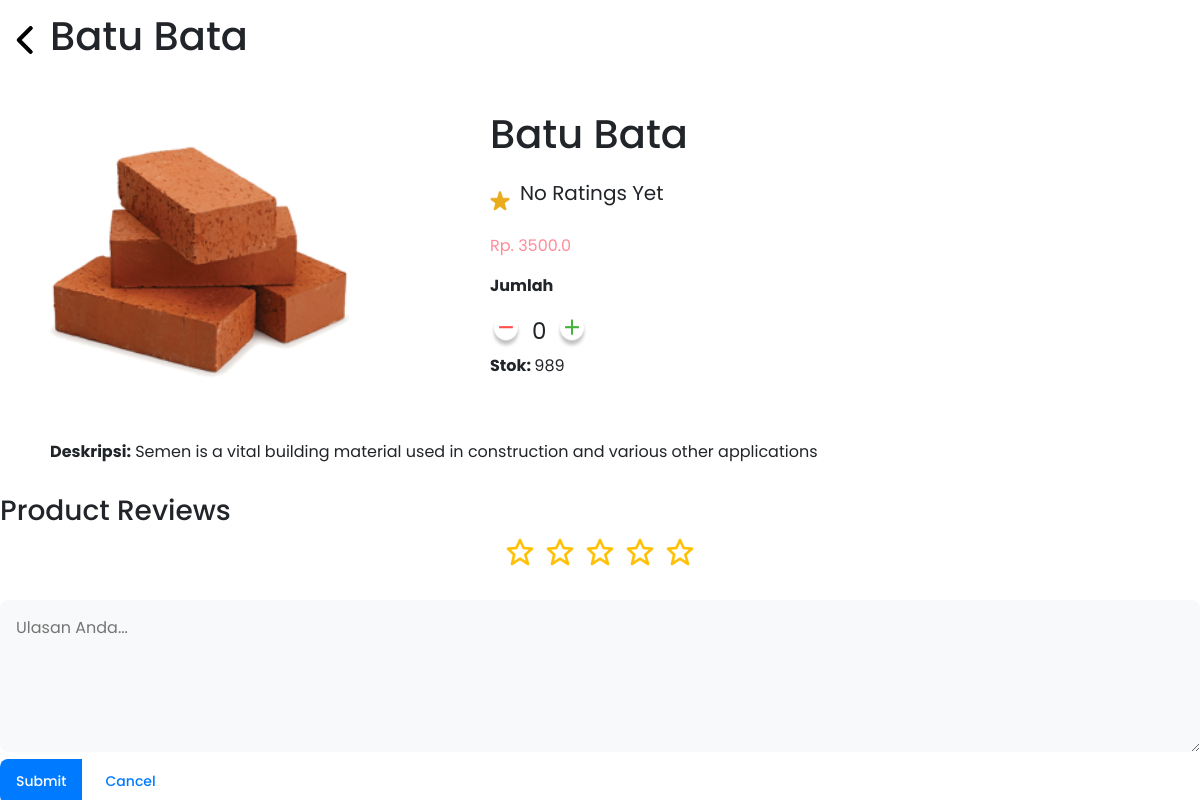
/detail_product/2, run on an earlier commit of the app's database.
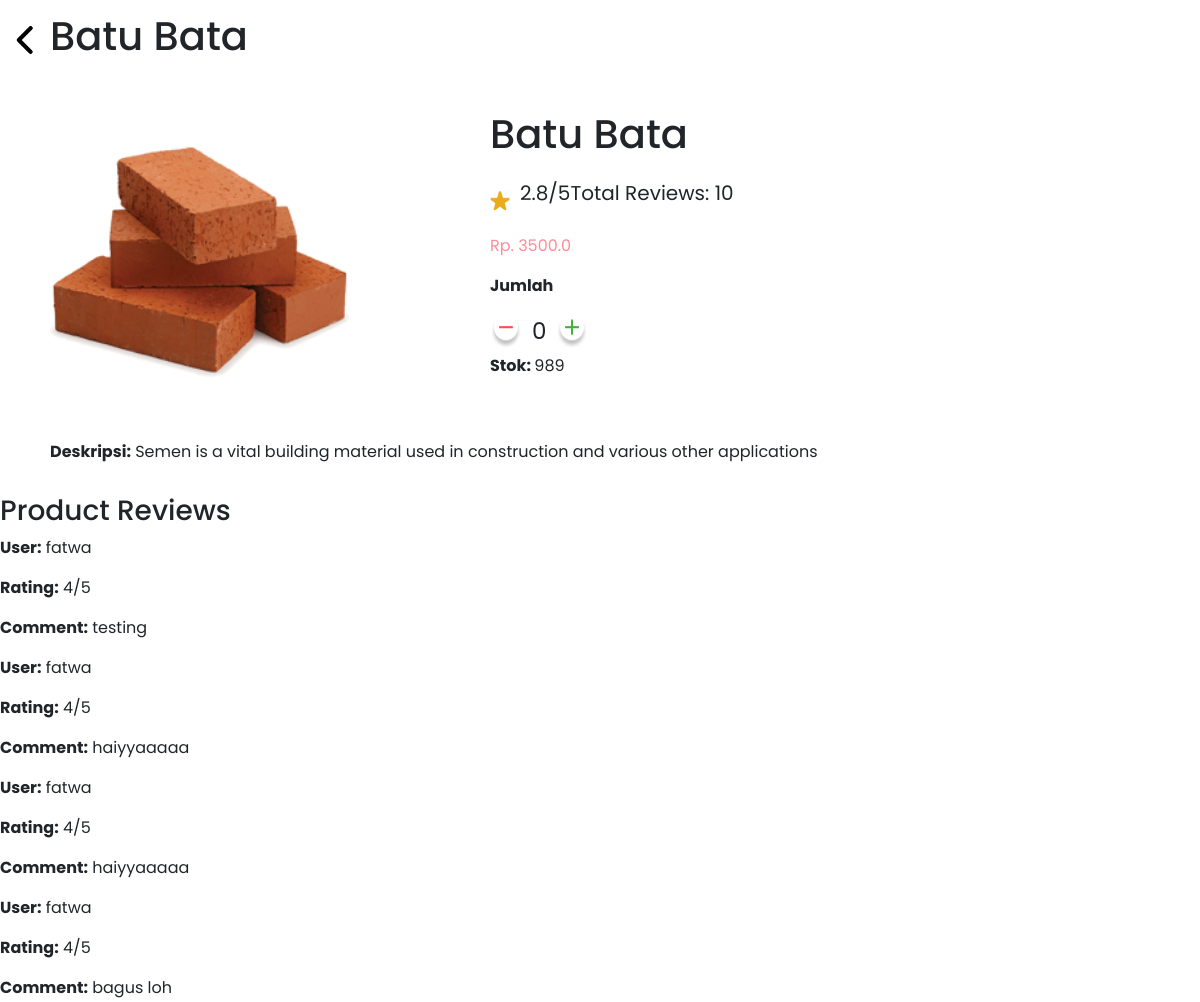
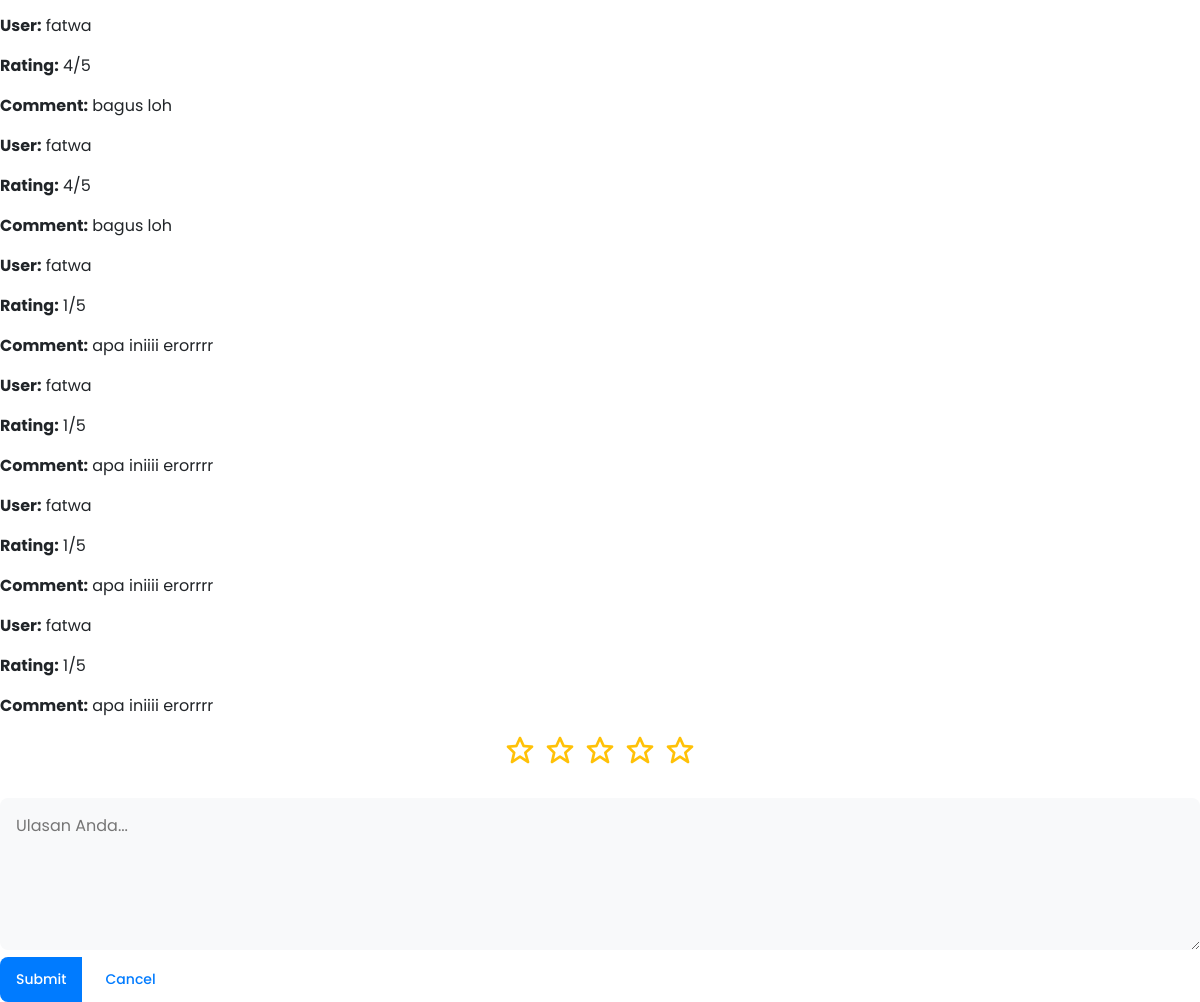
And on a later commit of the database (2 pictures, top to bottom).
### models/product.py (models this page shows)
class Product(db.Model):
    __tablename__ = 'product'
    id_product = db.Column(db.Integer, primary_key=True)
    name = db.Column(db.String(100))
    desc = db.Column(db.String(100))
    category = db.Column(db.String(100))
    quantityInStock = db.Column(db.Integer)
    price = db.Column(db.Float)
    picture = db.Column(db.String(100))

### models/reviews.py (models this page shows)
class reviews(db.Model):
    id_reviews = db.Column(db.Integer, primary_key=True)
    id_user = db.Column(db.Integer, db.ForeignKey('user.id_user'), nullable=True)
    id_product = db.Column(db.Integer, db.ForeignKey('product.id_product'), nullable=True)
    comment = db.Column(db.String(250), nullable=True, unique=False)
    rating = db.Column(db.Integer, nullable=True, unique=False)
    user = relationship("User", backref="reviews")
    product = relationship("Product", backref="reviews")

### models/user.py (models this page shows, shortened)
class User(db.Model, UserMixin):
    id_user = db.Column(db.Integer, primary_key=True)
    username = db.Column(db.String(20), nullable=False, unique=True)
    email = db.Column(db.String(120), nullable=False, unique=True)
    password = db.Column(db.String(80), nullable=False)
    fullname = db.Column(db.String(60), nullable=True, unique=False)
    gender = db.Column(db.CHAR(1), nullable=True, unique=False)
    telephone = db.Column(db.Integer, nullable=True, unique=False)
    address = db.Column(db.String(60), nullable=True, unique=False)

### app.py (the view, shortened to what this page needs)
@app.route('/detail_product/<int:id_product>', methods=["GET", "POST"])
def detail_product(id_product):
    product = get_product(id_product)
    print("Product Reviews:", product.reviews)
    product_reviews = reviews.query.filter_by(id_product=id_product).all()
    average_rating = 0.0
    if product_reviews:
        total_ratings = sum(review.rating for review in product_reviews)
        average_rating = total_ratings / len(product_reviews)
    return render_template('detail_product.html', product=product, reviews=product_reviews, user=current_user,average_rating=average_rating)

### app.py (called while the page is built)
def get_product(id_product):
    return Product.query.get(id_product)

### templates/detail_product.html (shortened to what this page needs)
<!DOCTYPE html>
<html lang="en">
<head>
    <link rel="stylesheet" type="text/css" href="{{ url_for('static', filename='css/detail.css') }}">
    <link rel="stylesheet" type="text/css" href="detail.css">
    <link rel="stylesheet" href="https://stackpath.bootstrapcdn.com/bootstrap/4.5.2/css/bootstrap.min.css"
>
    <link rel="stylesheet" href="https://cdn.jsdelivr.net/npm/bootstrap-star-rating@4.0.6/css/star-rating.min.css">
    <link href='https://unpkg.com/boxicons@2.1.1/css/boxicons.min.css' rel='stylesheet'>
</head>
<body>
    <div class="nav-back">
        <img src="{{ url_for('static', filename='asset/back-to-product.png') }}" alt="">
        <h1>{{ product.name }}</h1>
    </div>
    <div class="detail">
        <div class="detail-product-1">
            <img src="{{ url_for('static', filename='unggah/' + product.picture) }}" alt="{{ product.name }}">
        </div>
        <div class="detail-product-2">
            <h1>{{ product.name }}</h1>
            <div class="rating-1">
                <img src="{{ url_for('static', filename='asset/staaaar.png') }}" alt="">
                {% if reviews %}
                <p class="rating_avg">{{ "{:.1f}".format(average_rating) }}/5</p>
                <p>Total Reviews: {{ reviews|length }}</p>
            {% else %}
                <p class="rating_avg">No Ratings Yet</p>
            {% endif %}
            </div>
            <p class="price">Rp. {{ product.price }}</p>
            <p class="jmlh"><strong>Jumlah</strong></p>
            <div class="quantity">
                <img src="{{ url_for('static', filename='asset/miness.png') }}" alt="">
                <p>0</p>
                <img src="{{ url_for('static', filename='asset/btn-adda.png') }}" alt="">
            </div>
            <p class="stock"><strong>Stok: </strong> {{ product.quantityInStock }}</p>
        </div>
    </div>
    <div class="deskripsi">
        <p><strong>Deskripsi:</strong> {{ product.desc }}</p>
    </div>
    <div class="reviews">
        <h3>Product Reviews</h3>
        {% for review in reviews %}
        <div class="review" style="background-color: white;">
            <p><strong>User:</strong> {{ review.user.username }}</p>
            <p><strong>Rating:</strong> {{ review.rating }}/5</p>
            <p><strong>Comment:</strong> {{ review.comment }}</p>
        </div>
    {% endfor %}
        <form method="post">
            <div class="rating">
                {% for i in range(5) %}
                    <i class='bx bx-star star' style="--i: {{ i }};"></i>
                {% endfor %}
            </div>
            <textarea name="comment" cols="30" rows="5" placeholder="Ulasan Anda..."></textarea>
            <div class="btn-group">
                <button type="submit" class="btn submit">Submit</button>
                <button class="btn cancel">Cancel</button>
            </div>
        </form>
    </div>
</body>
</html>

### static/css/detail.css (style rules this page uses)
* { font-family: 'Poppins', sans-serif; padding: 0; margin: 0; }
body { background-color: #D4D8F0; }
.nav-back { background-color: white; display: flex; width: 100%; height: 80px; align-items: center; }
.nav-back img { width: 50px; height: 50px; }
.detail { display: flex; margin: 30px 50px; }
.detail .detail-product-1 img { width: 300px; height: 300px; }
.detail .detail-product-1 { display: flex; width: 40%; flex-direction: row; }
.rating-1 { margin-top: 20px; display: flex; align-items: center; font-size: 20px; }
.rating-1 img { width: 20px; height: 20px; margin-right: 10px; align-items: center; }
p.price { margin-top: 10px; color: #FF8C98; }
p.jmlh { margin-top: 10px; }
p.stock { margin-top: 5px; }
.quantity { margin-top: 10px; display: flex; font-size: 23px; }
.quantity p { margin: 0px 10px; }
.deskripsi { margin: 30px 50px; background-color: white; }
:root { --yellow: #FFBD13; --blue: #4383FF; --blue-d-1: #3278FF; --light: #F5F5F5; --grey: #AAA; --white: #FFF; --shadow: 8px 8px 30px rgba(0,0,0,.05); }
.rating { display: flex; justify-content: center; align-items: center; grid-gap: .5rem; font-size: 2rem; color: var(--yellow); margin-bottom: 2rem; }
.rating .star { cursor: pointer; }
textarea { width: 100%; background: var(--light); padding: 1rem; border-radius: .5rem; border: none; outline: none; resize: none; margin-bottom: .5rem; }
.btn-group { display: flex; grid-gap: .5rem; align-items: center; }
.btn-group .btn { padding: .75rem 1rem; border-radius: .5rem; border: none; outline: none; cursor: pointer; font-size: .875rem; font-weight: 500; }
.btn-group .btn.submit { background: var(--blue); color: var(--white); }
.btn-group .btn.cancel { background: var(--white); color: var(--blue); }

What changed in the data, as far as the page shows it:
added reviews: user.username "fatwa", rating "4", comment "testing"
added reviews: user.username "fatwa", rating "4", comment "haiyyaaaaa"
added reviews: user.username "fatwa", rating "4", comment "haiyyaaaaa"
added reviews: user.username "fatwa", rating "4", comment "bagus loh"
added reviews: user.username "fatwa", rating "4", comment "bagus loh"
added reviews: user.username "fatwa", rating "4", comment "bagus loh"
added reviews: user.username "fatwa", rating "1", comment "apa iniiii erorrrr"
added reviews: user.username "fatwa", rating "1", comment "apa iniiii erorrrr"
added reviews: user.username "fatwa", rating "1", comment "apa iniiii erorrrr"
added reviews: user.username "fatwa", rating "1", comment "apa iniiii erorrrr"
Also different on the page:
{{ "{:.1f}".format(average_rating) }}: (not shown) → "2.8"
{{ reviews|length }}: (not shown) → "10"
text no longer shown: "No Ratings Yet"
text now shown: "/5 Total Reviews:"
